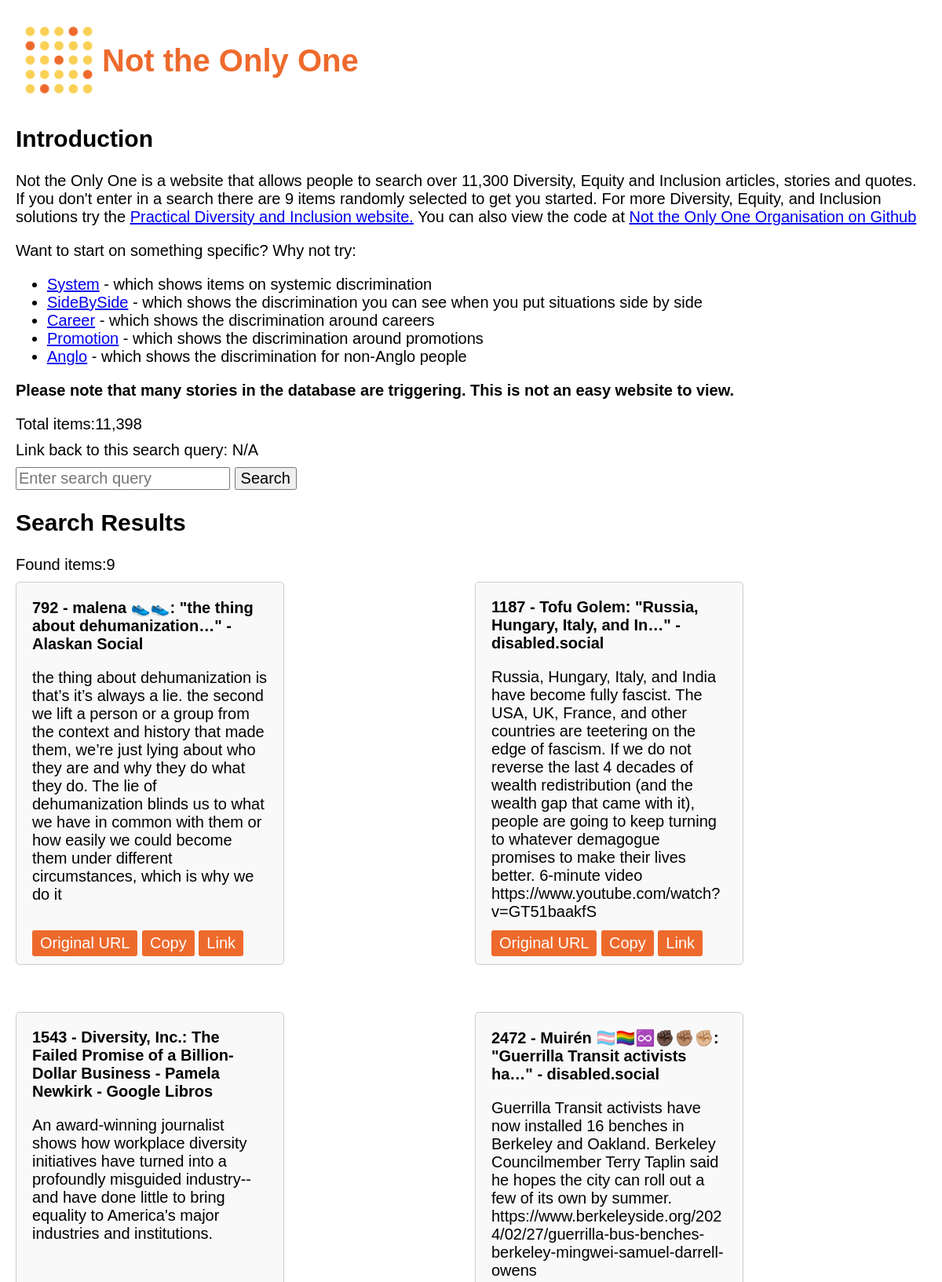
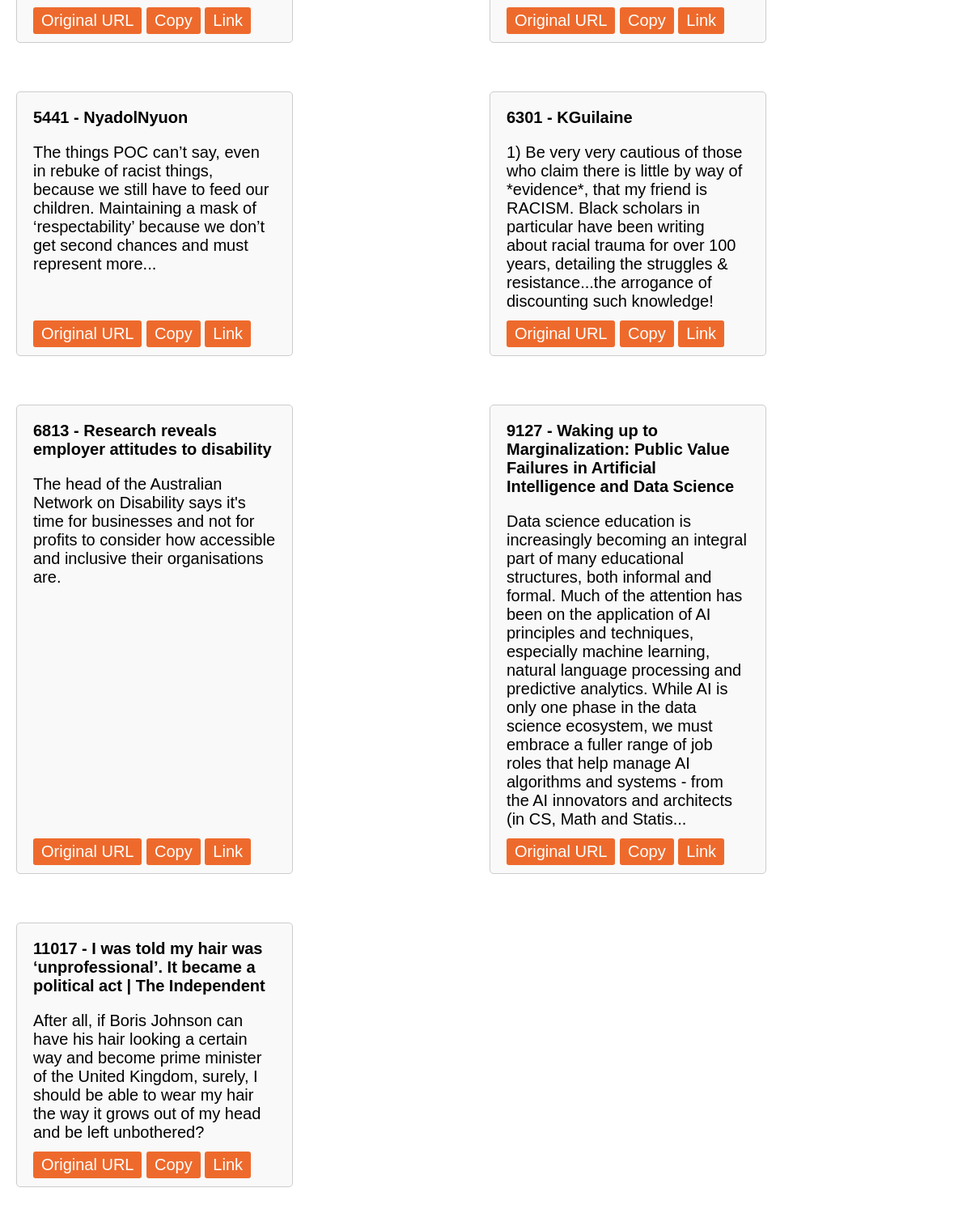
The page / on the database its author committed (2 pictures, top to bottom).
### tables this page shows
CREATE TABLE ntoo_item (
    id INTEGER PRIMARY KEY AUTOINCREMENT,
    "timestamp" TEXT, "title" TEXT, "key_text" TEXT, "link" TEXT
);

### app.py (the view)
@app.route('/', methods=['GET', 'POST'])
def index():
    total_count = get_total_count()
    if request.method == 'POST':
        search_query = request.form['search_query'].lower()
        results = find_items(search_query)
        return render_template('index.html', results=results,total_count=total_count,search_query=search_query)
    else:
        if 'search_query' in request.args:
            search_query = request.args['search_query'].lower()
            results = find_items(search_query)
            return render_template('index.html', results=results,total_count=total_count,search_query=search_query)
        else:
            random_rows = choose_random_rows(choose_number_initial_items)
            results = []
            for random_row in random_rows:
                id, title_lower, title, text_lower, text, url = random_row
                results.append((id, title, text, url))
            return render_template('index.html',results=results,total_count=total_count)

### app.py (called while the page is built)
def get_total_count():
    conn = sqlite3.connect(db_name)
    cursor = conn.cursor()
    cursor.execute(f"SELECT COUNT(*) FROM {table_name}")
    total_count = cursor.fetchone()[0]
    return total_count

def choose_random_rows(choose_number_initial_items):
    total_to_fetch = choose_number_initial_items
    conn = sqlite3.connect(db_name)
    cursor = conn.cursor()
    cursor.execute(f"SELECT COUNT(*) FROM {table_name}")
    total_rows = cursor.fetchone()[0]
    if total_rows < total_to_fetch:
        total_to_fetch = total_rows
    cursor.execute(f"SELECT id FROM {table_name}")
    all_ids = [row[0] for row in cursor.fetchall()]
    sampled_ids = random.sample(all_ids, total_to_fetch)
    placeholders = ",".join("?" for _ in sampled_ids)
    cursor.execute(f"SELECT id, LOWER(title) AS title_lower, title, LOWER(key_text) AS text_lower,key_text, link FROM {table_name} WHERE id IN ({placeholders})", sampled_ids)
    random_rows = cursor.fetchall()
    conn.close()
    return random_rows

### templates/index.html (shortened to what this page needs)
<!DOCTYPE html>
<html>
<head>
</head>
<body>
    <a href="/"><img id="logo" src="{{ url_for('static', filename='ntoo_logo.png') }}"/></a>
    <h1><a href="/">Not the Only One</a></h1>
    <h2 id="introduction" >Introduction</h2>
    <div class="introduction">Not the Only One is a website that allows people to search over {{ "{:,}".format(total_count - (total_count % 100)) }} Diversity, Equity and Inclusion articles, stories and quotes. If you don't enter in a search there are 9 items randomly selected to get you started. For more Diversity, Equity, and Inclusion solutions try the <a href="https://www.practicaldiversity.org/">Practical Diversity and Inclusion website.</a> You can also view the code at <a href="https://github.com/NotTheOnlyOne/ntoo_simple">Not the Only One Organisation on Github</a></div>
    <div>Want to start on something specific? Why not try:
         <ul>
            <li><a href="?search_query=system">System</a> - which shows items on systemic discrimination</li>
            <li><a href="?search_query=SideBySide">SideBySide</a> - which shows the discrimination you can see when you put situations side by side</li>
            <li><a href="?search_query=career">Career</a> - which shows the discrimination around careers</li>
            <li><a href="?search_query=promotion">Promotion</a> - which shows the discrimination around promotions</li>
            <li><a href="?search_query=anglo">Anglo</a> - which shows the discrimination for non-Anglo people</li>
         </ul>
    </div>
    <div class="warning">Please note that many stories in the database are triggering. This is not an easy website to view.</div>
    {% if total_count %}
	<div id="statistics">Total items:{{ "{:,}".format(total_count) }}</div>
    {% endif %}
    {% if search_query %}
        <div id="search_query">Link back to this search query: <a href="/?search_query={{ search_query.replace("#","%23") }}">{{ search_query }}</a></div>
    {% else %}
        <div id="search_query">Link back to this search query: N/A </div>
    {% endif %}
    <form action="/" method="POST">
    {% if search_query %}
        <input type="text" name="search_query" value="{{ search_query }}">
    {% else %}
        <input type="text" name="search_query" placeholder="Enter search query" required>
    {% endif %}
        <button type="submit">Search</button>
    </form>
    {% if results %}
        <h2>Search Results</h2>
	<div id="statistics_search">Found items:{{ results|length }}</div>
        <div class="tiles-container">
            {% for result in results %}
                <div class="tile">
                    <h3>{{ result[0] }} - {{ (result[1] or '') |truncate(200, True, '...') }}</h3>
                    <div class="text">{{ (result[2] or '') |truncate(500, True, '...') }}</div>
		    <div class="btn-group">
		        <a href="{{ result[3].split('?')[0] }}" class="btn btn-link url-btn">Original URL</a>
                        <button class="copy-btn" onclick="copyToClipboard('{{ result[0] }} - {{ result[1]|replace("\"","")|replace("’","\\’")|replace("`","\\`")|replace("'", "\\'")  }}', '{{ result[2]|replace("\"","")|replace("’","\\’")|replace("`","\\`")|replace("'", "\\'")|truncate(300, True, '...') }}', '{{ result[3].split('?')[0] }}')">Copy</button>
                        <a class = "btn btn-link url-btn" href="/?search_query=%23{{ result[0] }}">Link</a>
	            </div>
                </div>
            {% endfor %}
        </div>
    {% endif %}
</body>
</html>

### templates/index.html (style rules this page uses)
#logo { width: 110px; float:left; }
.warning { clear:both; font-weight:bold; margin-bottom: 20px; }
#introduction { clear:both; margin-top: 60px; }
button, input { font-size: 20px; }
.introduction { margin-bottom: 20px; }
body { font-family: Arial, sans-serif; font-size: 20px; margin: 0; padding: 20px; }
#search_query, #statistics_search, #statistics { margin-top: 10px; margin-bottom: 10px; }
h1 { margin-top:35px; color:#ee6a2c; }
h1 a { text-decoration: none; color:#ee6a2c; }
.tiles-container { display: grid; grid-template-columns: repeat(auto-fit, minmax(400px, 1fr)); grid-gap: 20px 10px; }
.tile { border: 1px solid #ccc; padding: 20px; border-radius: 5px; background-color: #f9f9f9; width: 300px; max-height: 750px; margin-bottom: 40px; position: relative; }
.btn-group { margin-top: 20px; position: absolute; bottom: 10px; }
.tile h3 { margin-top: 0; font-size: 20px; word-wrap: break-word; }
.tile div.text { margin-bottom: 35px; font-size: 20px; overflow-wrap: break-word; }
.copy-btn { display: inline-block; background-color: #ee6a2c; color: #fff; font-size:20px; border: none; padding: 5px 10px; border-radius: 3px; cursor: pointer; }
.url-btn { display: inline-block; background-color: #ee6a2c; color: #fff; font-size:20px; border: none; padding: 5px 10px; border-radius: 3px; cursor: pointer; text-decoration: none; }

### rows shown on the page
ntoo_item: id "792", title "malena 👟👟: \"the thing about dehumanization…\" - Alaskan Social", key_text "the thing about dehumanization is that’s it’s always a lie. the second we lift a person or a group from the context and history that made them, we’re just lying about who they are and why they do what they do. The lie of dehumanization blinds us to what we have in common with them or how easily we could become them under different circumstances, which is why we do it"
ntoo_item: id "1187", title "Tofu Golem: \"Russia, Hungary, Italy, and In…\" - disabled.social", key_text "Russia, Hungary, Italy, and India have become fully fascist. The USA, UK, France, and other countries are teetering on the edge of fascism. If we do not reverse the last 4 decades of wealth redistribution (and the wealth gap that came with it), people are going to keep turning to whatever demagogue promises to make their lives better. 6-minute video https://www.youtube.com/watch?v=GT51baakfS"
ntoo_item: id "1543", title "Diversity, Inc.: The Failed Promise of a Billion-Dollar Business - Pamela Newkirk - Google Libros", key_text "An award-winning journalist shows how workplace diversity initiatives have turned into a profoundly misguided industry--and have done little to bring equality to America's major industries and institutions."
ntoo_item: id "2472", title "Muirén 🏳️‍⚧️🏳️‍🌈♾️✊🏿✊🏽✊🏼: \"Guerrilla Transit activists ha…\" - disabled.social", key_text "Guerrilla Transit activists have now installed 16 benches in Berkeley and Oakland. Berkeley Councilmember Terry Taplin said he hopes the city can roll out a few of its own by summer. https://www.berkeleyside.org/2024/02/27/guerrilla-bus-benches-berkeley-mingwei-samuel-darrell-owens"

### other values the page prints
{{ "{:,}".format(total_count - (total_count % 100)) }} "11,300"
{{ "{:,}".format(total_count) }} "11,398"
{{ results|length }} "9"
{{ result[0] }} "5441" "6301" "6813" "9127" "11017"
{{ (result[1] or '') |truncate(200, True, '...') }} "NyadolNyuon" "KGuilaine" "Research reveals employer attitudes to disability" "Waking up to Marginalization: Public Value Failures in Artificial Intelligence and Data Science" "I was told my hair was ‘unprofessional’. It became a political act | The Independent"
{{ (result[2] or '') |truncate(500, True, '...') }} "The head of the Australian Network on Disability says it's time for businesses and not for profits to consider how accessible and inclusive their organisations are."
